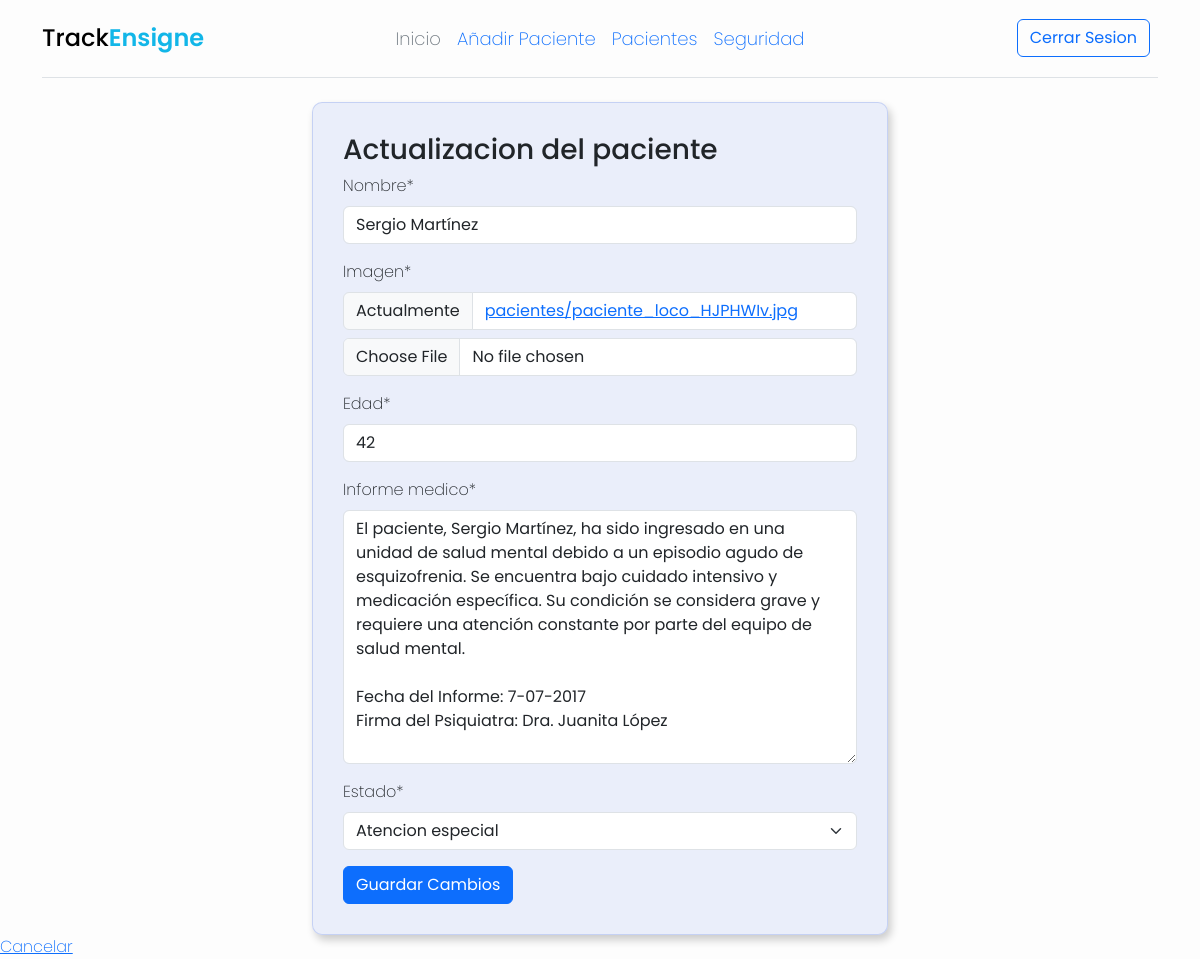
The app's page /app/actualizar_paciente/44 (signed in) with its own data.
### myapp/models.py (models this page shows, shortened)
class Paciente(models.Model):
    estado_choices = (('En observacion', 'En observacion'), ('Atencion especial','Atencion especial'),
                      ('Alta medica', 'Alta medica'))
    nombre = models.CharField(max_length=100)
    imagen = models.ImageField(upload_to='pacientes/')
    edad = models.PositiveIntegerField()
    informe_medico = models.TextField()
    estado = models.CharField(max_length=20,choices=estado_choices, default='Alta medica')

### myapp/views.py (the view)
# urls.py: path('actualizar_paciente/<int:pk>', views.patients_update, name='actualizar_paciente'),
@login_required
def patients_update(request, pk):
    paciente = get_object_or_404(Paciente, pk=pk)
    if request.method == 'POST':
        form = PacienteForm(request.POST,request.FILES, instance=paciente)  # Cambia "request.post" a "request.POST"
        if form.is_valid():
            form.save()
            return redirect('pacientes')
    else:
        form = PacienteForm(instance=paciente)
    return render(request, 'pages/actualizar_paciente.html', {'form': form})

### myapp/form.py
class PacienteForm(forms.ModelForm):
    class Meta:
        model = Paciente
        fields = ['nombre', 'imagen', 'edad', 'informe_medico', 'estado']

### templates/pages/actualizar_paciente.html (shortened to what this page needs)
{% extends 'plantilla/index.html' %}
{% load crispy_forms_tags %}
{% block content %}
<main class="container w-50 m-auto mt-4">
    <div style="background-color: rgba(65, 105, 225, 0.097);padding: 30px; border-radius: 10px; box-shadow: 3px 5px 8px rgba(0, 0, 0, .2); border: 1px solid  rgba(65, 105, 225, 0.211);">
    <h3>Actualizacion del paciente</h3>
    <form method="post" enctype="multipart/form-data">
        {{ form|crispy }}
        <button type="submit" class="btn btn-primary">Guardar Cambios</button>
    </form>
        </div>
        </main>
    <a href="{% url 'pacientes' %}">Cancelar</a>
{% endblock %}

### templates/plantilla/index.html (style rules this page uses)
body { font-family: 'Poppins', sans-serif; background-color: #fdfdfd; font-weight: 200; }

### records on screen
Paciente: nombre "Sergio Martínez", edad "42", informe_medico "El paciente, Sergio Martínez, ha sido ingresado en una unidad de salud mental debido a un episodio agudo de esquizofrenia. Se encuentra bajo cuidado intensivo y medicación específica. Su condición se considera grave y requiere una atención constante por parte del equipo de salud mental. Fecha del Informe: 7-07-2017 Firma del Psiquiatra: Dra. Juanita López", estado "Atencion especial"
